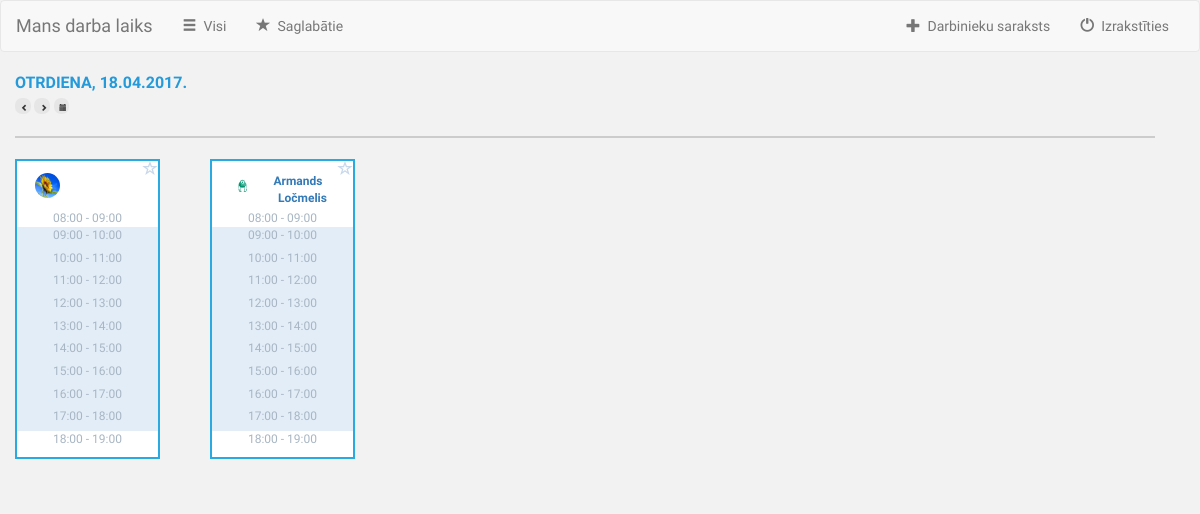
/darba_laiks/saglabatie/ (signed in), run on the app's committed database.
### darba_laiks/models.py (models this page shows, shortened)
class Saglabatie(models.Model):
    lietotajs_kurs_pievienoja=models.ForeignKey(settings.AUTH_USER_MODEL, related_name='lietotajs_kurs_pievienoja')
    lietotajs_kuru_pievienoja=models.ForeignKey(settings.AUTH_USER_MODEL, related_name='lietotajs_kuru_pievienoja')

class UserProfile(models.Model):
    user = models.OneToOneField(User, related_name='userprofile')
    avatar = models.FileField(default='/avatar.jpg')
    def create_user_profile(sender, instance, created, **kwargs):
        if created:
            UserProfile.objects.create(user=instance)
    post_save.connect(create_user_profile, sender=User)

### darba_laiks/views.py (the view)
def saglabatie(request):
    if request.method == 'GET':
        lietotajs_kurs_pievienoja=request.user
        lietotaja_saglabatie=Saglabatie.objects.filter(lietotajs_kurs_pievienoja=lietotajs_kurs_pievienoja)
        context= {'lietotaja_saglabatie': lietotaja_saglabatie,
                 }
        return render(request, 'saglabatie.html', context)

### templates/saglabatie.html (shortened to what this page needs)
{%extends "base.html" %}
{% block content %}
    {% load staticfiles %}
    <link rel="stylesheet" type="text/css" href="{% static 'css/All.css' %}" />
    <div class = "container">
        <div class = "row" id = "firstRow">
            <span class = "pull-left" id="line">
                <div id = "today"> </div>
                 <button type="button" class="Button" id="Left">
                      <span class="glyphicon glyphicon-chevron-left"></span>
                 </button>
                 <button type="button" class="Button" id="Right">
                      <span class="glyphicon glyphicon-chevron-right"></span>
                 </button>
                <button type="button" class="Button" id="Calendar">
                      <span class="glyphicon glyphicon-calendar"></span>
                 </button>
            </span>
        </div>
        <div class = "row" id = "secondRow"></div>
        <div class = "row" id = "people">
            {% for izmainits in lietotaja_saglabatie %}
                {% if request.user == izmainits%}
                <div> </div>
                {% else %}
                <div class = "col-sm-2" id ="oneUser">
                     <div class = "dayBox" id = "box">
                        <div id = "user">
                             <span class="glyphicon glyphicon-star-empty pull-right" id="star"></span>
                            <div id = "userInfo">
                                    <img src="{{izmainits.lietotajs_kuru_pievienoja.userprofile.avatar.url}}" class="img">
                                <div id ="userName">
                                    <a href="{% url 'darba_laiks:darbinieka-darba-laiks' izmainits.lietotajs_kuru_pievienoja.id %}">{{izmainits.lietotajs_kuru_pievienoja.first_name}} {{izmainits.lietotajs_kuru_pievienoja.last_name}} </a>
                                </div>
                            </div>
                        </div>
                        <ul id = "time">
                             <li class = "box1" id = "Mo08">08:00 - 09:00</li>
                             <li tabindex="1" class = "box2" id = "09" data-toggle = "tooltip" data-placement = "right">09:00 - 10:00</li>
                             <li tabindex="1" class = "box2" id = "10" data-toggle = "tooltip" data-placement = "right">10:00 - 11:00</li>
                             <li tabindex="1" class = "box2" id = "11" data-toggle = "tooltip" data-placement = "right">11:00 - 12:00</li>
                             <li tabindex="1" class = "box2" id = "12" data-toggle = "tooltip" data-placement = "right">12:00 - 13:00</li>
                             <li tabindex="1" class = "box2" id = "13" data-toggle = "tooltip" data-placement = "right">13:00 - 14:00</li>
                             <li tabindex="1" class = "box2" id = "14" data-toggle = "tooltip" data-placement = "right">14:00 - 15:00</li>
                             <li tabindex="1" class = "box2" id = "15" data-toggle = "tooltip" data-placement = "right">15:00 - 16:00</li>
                             <li tabindex="1" class = "box2" id = "16" data-toggle = "tooltip" data-placement = "right">16:00 - 17:00</li>
                             <li tabindex="1" class = "box2" id = "17" data-toggle = "tooltip" data-placement = "right">17:00 - 18:00</li>
                             <li class = "box1" id = "18">18:00 - 19:00</li>
                         </ul>
                     </div>
                </div>
                {% endif %}
            {% endfor %}
        </div>
    </div>
  {% endblock %}

### static/css/style.css (style rules this page uses)
body { background-color: #f2f2f2; font-family: 'Oxygen'; }
li { list-style-type: none; }

### static/css/All.css (style rules this page uses)
#people { padding-left:0px; }
#today { font-size: 16px; font-weight: bold; color: #259adb; }
.Button { width: 15.8px; height: 15.8px; text-align: center; font-size: 7px; border-radius: 7px; background-color: #e6e6e6; border-width: 0px; }
#secondRow { width: 100%; height: 1px; border: solid 1px #cccccc; margin-top: 1.5em; margin-bottom: 1.5em; }
#user { height: 48.9px; }
#star { color: #c7d8eb; font-size: 15px; }
.img { width: 25px; height: 25px; float:left; margin-right:0.25em; border-radius: 50%; }
#userName { font-weight: bold; }
#userInfo { padding-top: 1em; padding-left:1.5em; padding-right:0.5em; }
#box { width: 145px; height: 300px; border: solid 2px #29abe2; text-align: center; background-color: #ffffff; font-size: 12px; }
#oneUser { margin-right:0em; padding-left:0px; padding-right:0px; margin-bottom: 2em; }
.box2 { background-color: #e2edf8; height: 22.7px; }
#time { padding-left: 0px; color: #a8b6c3; }

### data on the page
Saglabatie: lietotajs_kuru_pievienoja.userprofile.avatar (picture)
Saglabatie: lietotajs_kuru_pievienoja.userprofile.avatar (picture), lietotajs_kuru_pievienoja.first_name "Armands", lietotajs_kuru_pievienoja.last_name "Ločmelis"
